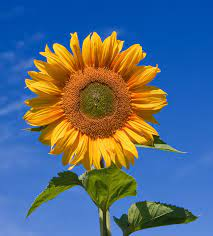
#> input picture week4/sunflower.jpg, 213 x 236 px
$ jupyter execute week4.ipynb
#> lines starting #> are read from the running program, lines starting #| are printed output that depends on the picture
[cell 1]
import cv2
import numpy as np

resim1= cv2.imread("sunflower.jpg")
#> resim1 is the input picture: shape (236, 213, 3); mean B, G, R 128.9, 107, 85.5
cv2.imshow("sunflower",resim1)

print(resim1.size) #Size info
#| 150804
print(resim1.shape) #Width-height-chanel
#| (236, 213, 3)
print(resim1.dtype)#data type
#| uint8

cv2.waitKey(0)
cv2.destroyAllWindows

[cell 2]
import numpy as np
import cv2
import matplotlib.pyplot as plt
row=256
col=256
img= np.zeros((row,col))
img[100:105,:]=0.5
img[:,100:105]=1
plt.figure(figsize=(10,4))
plt.imshow(img)
plt.show
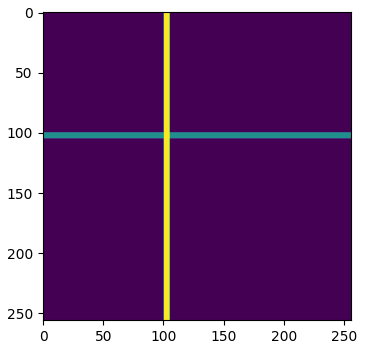
#> figure drawn by matplotlib, 1 panel

[cell 3]
import cv2
import numpy as np
height=512
width=512
img= np.random.randint(255,size=(height,width,1),dtype=np.uint8)
cv2.imshow('Binary',img)
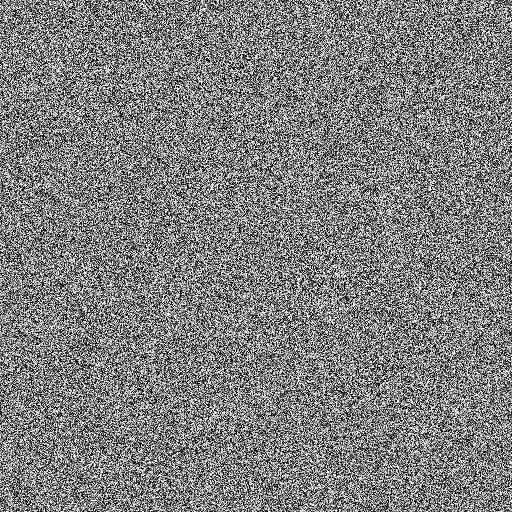
#> window 'Binary': shape (512, 512, 1); min 0, max 254, mean 126.9

cv2.waitKey(0)
cv2.destroyAllWindows
